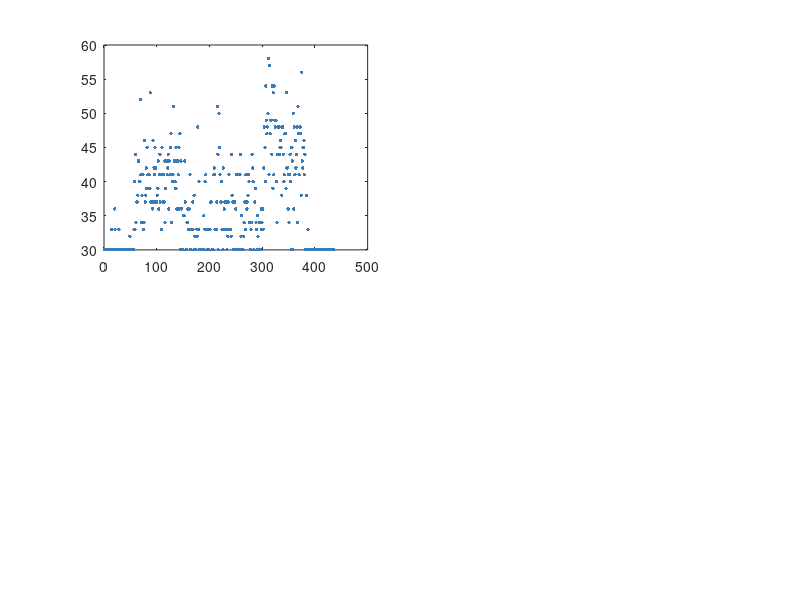

The MATLAB script that drew this image: (Note: this script raises an error after producing the figure.)
%% performance_metrics.m - Performance Comparison: FUZZY vs NN
% Required files:
%   controller_data_fuzzy_latest.mat -> log_hours_passed,
%                                       log_fuzzy_timeS1_2, log_fuzzy_timeS3,
%                                       log_red_timeS1_2,   log_red_timeS3
%   controller_data_NN_latest.mat    -> log_hours_passed,
%                                       log_NN_timeS1_2,    log_NN_timeS3,
%                                       log_red_timeS1_2,   log_red_timeS3
clear; close all; clc;

MinGreen = 30;
MaxGreen = 90;
cFuzzy = [0.22 0.49 0.72];
cNN    = [0.89 0.44 0.13];

% ============================================================
%% LOAD DATA
% ============================================================
ctrl_F      = load('controller_data_fuzzy.mat');
sim_hours_F = ctrl_F.log_hours_passed;
gS12_F      = ctrl_F.log_fuzzy_timeS1_2(:);
gS3_F       = ctrl_F.log_fuzzy_timeS3(:);
rS12_F      = ctrl_F.log_red_timeS1_2(:);
rS3_F       = ctrl_F.log_red_timeS3(:);

ctrl_NN      = load('controller_data_NN.mat');
sim_hours_NN = ctrl_NN.log_hours_passed;
gS12_NN      = ctrl_NN.log_NN_timeS1_2(:);
gS3_NN       = ctrl_NN.log_NN_timeS3(:);
rS12_NN      = ctrl_NN.log_red_timeS1_2(:);
rS3_NN       = ctrl_NN.log_red_timeS3(:);

% ============================================================
%% LOAD DATASET
% ============================================================
ds_F  = load('dataset_fuzzy_test.mat');
ds_NN = load('dataset_NN_test.mat');

Y_F  = ds_F.ds_Y(:);
Y_NN = ds_NN.ds_Y(:);
n    = min(length(Y_F), length(Y_NN)); 
Y_F  = Y_F(1:n);
Y_NN = Y_NN(1:n);
% ============================================================
%% FUZZY STATISTICS
% ============================================================
n_cyc_S12_F = length(gS12_F);   n_cyc_S3_F = length(gS3_F);
avg_gS12_F  = mean(gS12_F);     avg_gS3_F  = mean(gS3_F);
med_gS12_F  = median(gS12_F);   med_gS3_F  = median(gS3_F);
std_gS12_F  = std(gS12_F);      std_gS3_F  = std(gS3_F);
p95_gS12_F  = prctile(gS12_F,95); p95_gS3_F = prctile(gS3_F,95);
max_gS12_F  = max(gS12_F);      max_gS3_F  = max(gS3_F);
n_ext_S12_F   = sum(gS12_F > MinGreen);
n_ext_S3_F    = sum(gS3_F  > MinGreen);
pct_ext_S12_F = n_ext_S12_F / max(1,n_cyc_S12_F) * 100;
pct_ext_S3_F  = n_ext_S3_F  / max(1,n_cyc_S3_F)  * 100;
if any(gS12_F > MinGreen); mean_ext_S12_F = mean(gS12_F(gS12_F>MinGreen)-MinGreen); else; mean_ext_S12_F = 0; end
if any(gS3_F  > MinGreen); mean_ext_S3_F  = mean(gS3_F( gS3_F >MinGreen)-MinGreen); else; mean_ext_S3_F  = 0; end
avg_rS12_F = mean(rS12_F); std_rS12_F = std(rS12_F);
med_rS12_F = median(rS12_F); p95_rS12_F = prctile(rS12_F,95); max_rS12_F = max(rS12_F);
avg_rS3_F  = mean(rS3_F);  std_rS3_F  = std(rS3_F);
med_rS3_F  = median(rS3_F);  p95_rS3_F  = prctile(rS3_F,95);  max_rS3_F  = max(rS3_F);

% ============================================================
%% NN STATISTICS
% ============================================================
n_cyc_S12_NN = length(gS12_NN);   n_cyc_S3_NN = length(gS3_NN);
avg_gS12_NN  = mean(gS12_NN);     avg_gS3_NN  = mean(gS3_NN);
med_gS12_NN  = median(gS12_NN);   med_gS3_NN  = median(gS3_NN);
std_gS12_NN  = std(gS12_NN);      std_gS3_NN  = std(gS3_NN);
p95_gS12_NN  = prctile(gS12_NN,95); p95_gS3_NN = prctile(gS3_NN,95);
max_gS12_NN  = max(gS12_NN);      max_gS3_NN  = max(gS3_NN);
n_ext_S12_NN   = sum(gS12_NN > MinGreen);
n_ext_S3_NN    = sum(gS3_NN  > MinGreen);
pct_ext_S12_NN = n_ext_S12_NN / max(1,n_cyc_S12_NN) * 100;
pct_ext_S3_NN  = n_ext_S3_NN  / max(1,n_cyc_S3_NN)  * 100;
if any(gS12_NN > MinGreen); mean_ext_S12_NN = mean(gS12_NN(gS12_NN>MinGreen)-MinGreen); else; mean_ext_S12_NN = 0; end
if any(gS3_NN  > MinGreen); mean_ext_S3_NN  = mean(gS3_NN( gS3_NN >MinGreen)-MinGreen); else; mean_ext_S3_NN  = 0; end
avg_rS12_NN = mean(rS12_NN); std_rS12_NN = std(rS12_NN);
med_rS12_NN = median(rS12_NN); p95_rS12_NN = prctile(rS12_NN,95); max_rS12_NN = max(rS12_NN);
avg_rS3_NN  = mean(rS3_NN);  std_rS3_NN  = std(rS3_NN);
med_rS3_NN  = median(rS3_NN);  p95_rS3_NN  = prctile(rS3_NN,95);  max_rS3_NN  = max(rS3_NN);

% ============================================================
%% CONSOLE OUTPUT
% ============================================================
fprintf('==========================================================================\n');
fprintf('=== FUZZY  (%.2f simulated hours | %d S1/S2 cycles | %d S3 cycles) ===\n', ...
    sim_hours_F, n_cyc_S12_F, n_cyc_S3_F);
fprintf('--------------------------------------------------------------------------\n');
fprintf('[Green S1/S2  ] mean=%5.1f s | med=%5.1f s | std=%4.1f s | p95=%5.1f s | max=%5.1f s\n', ...
    avg_gS12_F, med_gS12_F, std_gS12_F, p95_gS12_F, max_gS12_F);
fprintf('[Green S3     ] mean=%5.1f s | med=%5.1f s | std=%4.1f s | p95=%5.1f s | max=%5.1f s\n', ...
    avg_gS3_F, med_gS3_F, std_gS3_F, p95_gS3_F, max_gS3_F);
fprintf('[Extensions   ] S1/S2: %d/%d (%.1f%%), mean=%.1f s extra | S3: %d/%d (%.1f%%), mean=%.1f s extra\n', ...
    n_ext_S12_F, n_cyc_S12_F, pct_ext_S12_F, mean_ext_S12_F, ...
    n_ext_S3_F,  n_cyc_S3_F,  pct_ext_S3_F,  mean_ext_S3_F);
fprintf('[Waiting S1/S2] mean=%5.1f s | med=%5.1f s | std=%4.1f s | p95=%5.1f s | max=%5.1f s\n', ...
    avg_rS12_F, med_rS12_F, std_rS12_F, p95_rS12_F, max_rS12_F);
fprintf('[Waiting S3   ] mean=%5.1f s | med=%5.1f s | std=%4.1f s | p95=%5.1f s | max=%5.1f s\n', ...
    avg_rS3_F, med_rS3_F, std_rS3_F, p95_rS3_F, max_rS3_F);

fprintf('\n=== NN  (%.2f simulated hours | %d S1/S2 cycles | %d S3 cycles) ===\n', ...
    sim_hours_NN, n_cyc_S12_NN, n_cyc_S3_NN);
fprintf('--------------------------------------------------------------------------\n');
fprintf('[Green S1/S2  ] mean=%5.1f s | med=%5.1f s | std=%4.1f s | p95=%5.1f s | max=%5.1f s\n', ...
    avg_gS12_NN, med_gS12_NN, std_gS12_NN, p95_gS12_NN, max_gS12_NN);
fprintf('[Green S3     ] mean=%5.1f s | med=%5.1f s | std=%4.1f s | p95=%5.1f s | max=%5.1f s\n', ...
    avg_gS3_NN, med_gS3_NN, std_gS3_NN, p95_gS3_NN, max_gS3_NN);
fprintf('[Extensions   ] S1/S2: %d/%d (%.1f%%), mean=%.1f s extra | S3: %d/%d (%.1f%%), mean=%.1f s extra\n', ...
    n_ext_S12_NN, n_cyc_S12_NN, pct_ext_S12_NN, mean_ext_S12_NN, ...
    n_ext_S3_NN,  n_cyc_S3_NN,  pct_ext_S3_NN,  mean_ext_S3_NN);
fprintf('[Waiting S1/S2] mean=%5.1f s | med=%5.1f s | std=%4.1f s | p95=%5.1f s | max=%5.1f s\n', ...
    avg_rS12_NN, med_rS12_NN, std_rS12_NN, p95_rS12_NN, max_rS12_NN);
fprintf('[Waiting S3   ] mean=%5.1f s | med=%5.1f s | std=%4.1f s | p95=%5.1f s | max=%5.1f s\n', ...
    avg_rS3_NN, med_rS3_NN, std_rS3_NN, p95_rS3_NN, max_rS3_NN);

fprintf('\n=== DIFFERENCES (NN - FUZZY) ===\n');
fprintf('--------------------------------------------------------------------------\n');
fprintf('Delta mean green time     S1/S2: %+.2f s  |  S3: %+.2f s\n', ...
    avg_gS12_NN-avg_gS12_F, avg_gS3_NN-avg_gS3_F);
fprintf('Delta extensions %%        S1/S2: %+.1f%%   |  S3: %+.1f%%\n', ...
    pct_ext_S12_NN-pct_ext_S12_F, pct_ext_S3_NN-pct_ext_S3_F);
fprintf('Delta mean waiting time   S1/S2: %+.2f s  |  S3: %+.2f s\n', ...
    avg_rS12_NN-avg_rS12_F, avg_rS3_NN-avg_rS3_F);
fprintf('==========================================================================\n');

% ============================================================
%% FIGURE 1 — Cycle-by-cycle Scatter: trend over time
% ============================================================
figure('Name','Green time per cycle','Position',[100 100 1050 520]);

subplot(2,2,1);
plot(gS12_F, '.', 'Color', cFuzzy, 'MarkerSize', 8);
yline(MinGreen,'--k','LineWidth',1.2);
yline(MaxGreen,'--k','LineWidth',1.2);
ylim([MinGreen-5, MaxGreen+5]);
yticks(30:10:MaxGreen+5);
xlabel('Cycle number','FontSize',11); ylabel('Green time (s)','FontSize',11);
title('Fuzzy — S1/S2','FontSize',12,'FontWeight','bold'); grid on; set(gca,'FontSize',10);

subplot(2,2,2);
plot(gS3_F, '.', 'Color', cFuzzy, 'MarkerSize', 8);
yline(MinGreen,'--k','LineWidth',1.2);
yline(MaxGreen,'--k','LineWidth',1.2);
ylim([MinGreen-5, MaxGreen+5]);
yticks(30:10:MaxGreen+5);
xlabel('Cycle number','FontSize',11); ylabel('Green time (s)','FontSize',11);
title('Fuzzy — S3','FontSize',12,'FontWeight','bold'); grid on; set(gca,'FontSize',10);

subplot(2,2,3);
plot(gS12_NN, '.', 'Color', cNN, 'MarkerSize', 8);
yline(MinGreen,'--k','LineWidth',1.2);
yline(MaxGreen,'--k','LineWidth',1.2);
ylim([MinGreen-5, MaxGreen+5]);
yticks(30:10:MaxGreen+5);
xlabel('Cycle number','FontSize',11); ylabel('Green time (s)','FontSize',11);
title('NN — S1/S2','FontSize',12,'FontWeight','bold'); grid on; set(gca,'FontSize',10);

subplot(2,2,4);
plot(gS3_NN, '.', 'Color', cNN, 'MarkerSize', 8);
yline(MinGreen,'--k','LineWidth',1.2);
yline(MaxGreen,'--k','LineWidth',1.2);
ylim([MinGreen-5, MaxGreen+5]);
yticks(30:10:MaxGreen+5);
xlabel('Cycle number','FontSize',11); ylabel('Green time (s)','FontSize',11);
title('NN — S3','FontSize',12,'FontWeight','bold'); grid on; set(gca,'FontSize',10);

sgtitle('Assigned green time for each simulation cycle', ...
    'FontSize',13,'FontWeight','bold');


% ============================================================
%% FIGURE 2 — Average waiting times ± std: Fuzzy vs NN
% ============================================================
figure('Name','Waiting times','Position',[100 100 680 500]);
labels_w  = categorical({'S1/S2 Waiting Time','S3 Waiting Time'}, ...
                        {'S1/S2 Waiting Time','S3 Waiting Time'});
means_rF  = [avg_rS12_F,  avg_rS3_F ];
means_rNN = [avg_rS12_NN, avg_rS3_NN];
stds_rF   = [std_rS12_F,  std_rS3_F ];
stds_rNN  = [std_rS12_NN, std_rS3_NN];
bw = bar(labels_w, [means_rF; means_rNN]', 'grouped');
bw(1).FaceColor = cFuzzy;  bw(1).FaceAlpha = 0.85;
bw(2).FaceColor = cNN;     bw(2).FaceAlpha = 0.85;
hold on;
errorbar(bw(1).XEndPoints, means_rF,  stds_rF,  'k.','LineWidth',1.8,'HandleVisibility','off');
errorbar(bw(2).XEndPoints, means_rNN, stds_rNN, 'k.','LineWidth',1.8,'HandleVisibility','off');
for i = 1:2
    text(bw(1).XEndPoints(i), means_rF(i)  + stds_rF(i)  + 1.5, ...
        sprintf('%.1f s', means_rF(i)),  'HorizontalAlignment','center', ...
        'FontSize',10,'FontWeight','bold','Color',cFuzzy);
    text(bw(2).XEndPoints(i), means_rNN(i) + stds_rNN(i) + 1.5, ...
        sprintf('%.1f s', means_rNN(i)), 'HorizontalAlignment','center', ...
        'FontSize',10,'FontWeight','bold','Color',cNN);
end
hold off;
ylabel('Average waiting time (s)','FontSize',13);
title('Average waiting times ± std — Fuzzy vs NN','FontSize',14,'FontWeight','bold');
legend({'Fuzzy','NN'},'Location','best','FontSize',12);
set(gca,'FontSize',12); grid on;
